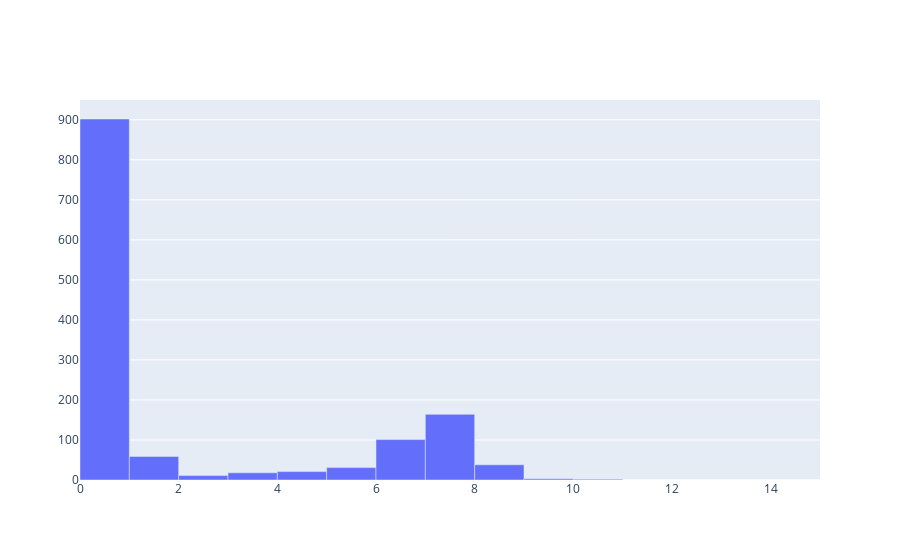

The notebook cell saved with this chart:
### Code cell
fig = go.Figure(data=[go.Bar(x=cargospeed_midpts, y=cargocounts, width=bin_width)])
fig.show()

### Figure 1 — Plotly figure (JSON) as saved in the notebook; plotly's stock layout.template omitted (floating-point values rounded to 4 significant figures)
{"data": [{"type": "bar", "width": 1, "x": [0.5, 1.5, 2.5, 3.5, 4.5, 5.5, 6.5, 7.5, 8.5, 9.5, 10.5, 11.5, 12.5, 13.5, 14.5], "y": [902, 59, 11, 18, 21, 31, 101, 164, 38, 3, 2, 0, 0, 0, 0]}], "layout": {}}
